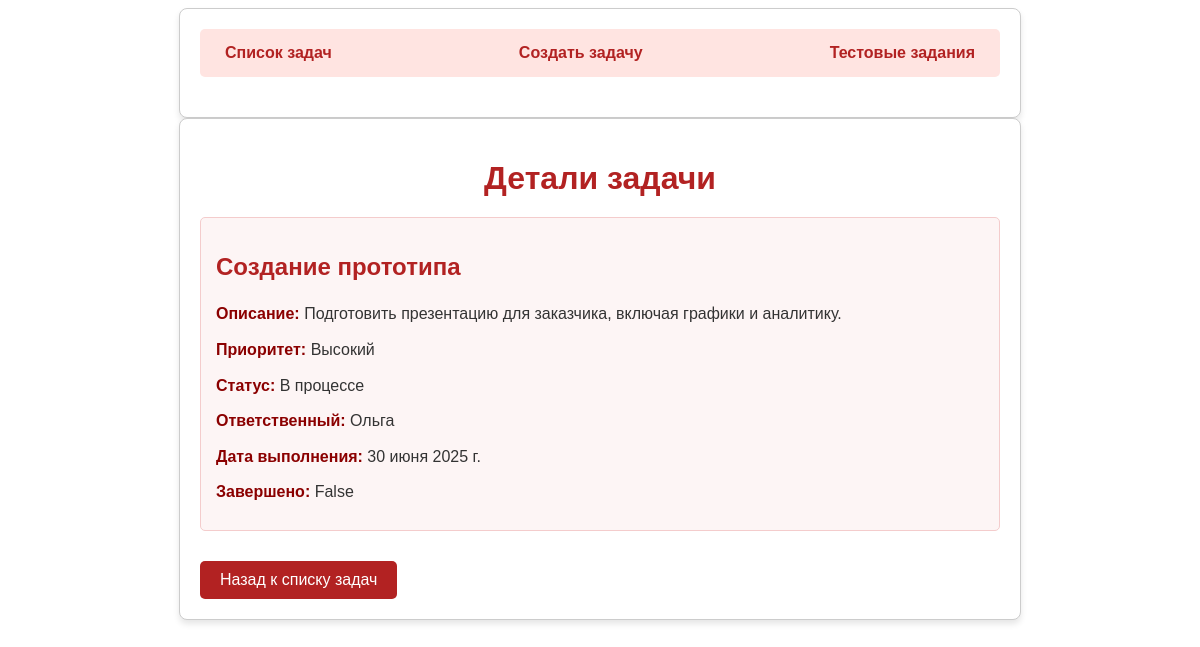
The page /task/8/ on the database its author committed.
### tasks/models.py (models this page shows, shortened)
class Task(models.Model):
    PRIORITY_CHOICES = [
        ('low', 'Низкий'),
        ('medium', 'Средний'),
        ('high', 'Высокий'),
    ]
    STATUS_CHOICES = [
        ('pending', 'Ожидает'),
        ('in_progress', 'В процессе'),
        ('completed', 'Завершено'),
        ('on_hold', 'На паузе'),
    ]
    title = models.CharField('Заголовок задачи', max_length=200)
    description = models.TextField('Описание задачи')
    priority = models.CharField('Приоритет', max_length=10, choices=PRIORITY_CHOICES, default='medium')
    due_date = models.DateField('Дата выполнения', null=True, blank=True)
    status = models.CharField('Статус', max_length=20, choices=STATUS_CHOICES, default='pending')
    assigned_to = models.CharField('Ответственный', max_length=100, blank=True, null=True)
    completed = models.BooleanField('Завершена', default=False)

### tasks/views.py (the view)
# urls.py: path('task/<int:pk>/', views.task_detail, name='task_detail'),
def task_detail(request, pk):
    task = get_object_or_404(Task, pk=pk)
    comments = task.comments.all()  # Получаем все комментарии к задаче
    comment_form = CommentForm()  # Форма для добавления нового комментария
    return render(request, 'tasks/task_detail.html', {
        'task': task,
        'comments': comments,
        'comment_form': comment_form,
    })

### tasks/templates/tasks/task_detail.html (shortened to what this page needs)
<!DOCTYPE html>
<html lang="ru">
<head>
    <title>{% load i18n %}{% trans "Детали задачи" %}</title>
    {% load static %}
    <link rel="stylesheet" href="{% static 'tasks/styles.css' %}">
</head>
<body>
    <div class="container">
        <nav class="navbar">
            <a href="{% url 'task_list' %}" class="nav-link">{% trans "Список задач" %}</a>
            <a href="{% url 'task_create' %}" class="nav-link">{% trans "Создать задачу" %}</a>
            <a href="{% url 'test_tasks' %}" class="nav-link">{% trans "Тестовые задания" %}</a>
        </nav>
    </div>
    <div class="container">
        <h1>{% trans "Детали задачи" %}</h1>
        <div class="task-details">
            <h2>{{ task.title }}</h2>
            <p><strong>{% trans "Описание" %}:</strong> {{ task.description }}</p>
            <p><strong>{% trans "Приоритет" %}:</strong> {{ task.get_priority_display }}</p>
            <p><strong>{% trans "Статус" %}:</strong> {{ task.get_status_display }}</p>
            <p><strong>{% trans "Ответственный" %}:</strong> {{ task.assigned_to }}</p>
            <p><strong>{% trans "Дата выполнения" %}:</strong> {{ task.due_date }}</p>
            <p><strong>{% trans "Завершено" %}:</strong> {{ task.completed }}</p>
        </div>
        <a href="{% url 'task_list' %}" class="btn">{% trans "Назад к списку задач" %}</a>
    </div>
</body>
</html>

### tasks/static/tasks/styles.css (style rules this page uses)
.container { max-width: 800px; margin: 0 auto; padding: 20px; background-color: #fff; border: 1px solid #ccc; border-radius: 8px; box-shadow: 0 4px 6px rgba(0, 0, 0, 0.1); font-family: Arial, sans-serif; color: #333; }
h1, h2 { color: #b22222; margin-bottom: 20px; }
.navbar { display: flex; justify-content: space-between; margin-bottom: 20px; background-color: #ffe4e1; padding: 10px 15px; border-radius: 5px; }
.nav-link { text-decoration: none; color: #b22222; font-weight: bold; padding: 5px 10px; border-radius: 3px; transition: background-color 0.3s, color 0.3s; }
.btn { display: inline-block; padding: 10px 20px; background-color: #b22222; color: #fff; text-decoration: none; border: none; border-radius: 5px; font-size: 14px; text-align: center; cursor: pointer; transition: background-color 0.3s; }
.task-details { background-color: #fdf5f5; padding: 15px; border: 1px solid #f4cccc; border-radius: 5px; margin-bottom: 20px; }
.task-details p { margin: 10px 0; font-size: 16px; line-height: 1.6; }
.task-details strong { color: #8b0000; }
a.btn { display: inline-block; margin-top: 10px; padding: 10px 20px; background-color: #b22222; color: #fff; text-decoration: none; border-radius: 5px; font-size: 16px; transition: background-color 0.3s; }
h1 { color: #b22222; text-align: center; margin-bottom: 20px; }

### rows shown on the page
Task: title "Создание прототипа", description "Подготовить презентацию для заказчика, включая графики и аналитику.", priority "Высокий", status "В процессе", assigned_to "Ольга", due_date "30 июня 2025 г.", completed "False"
